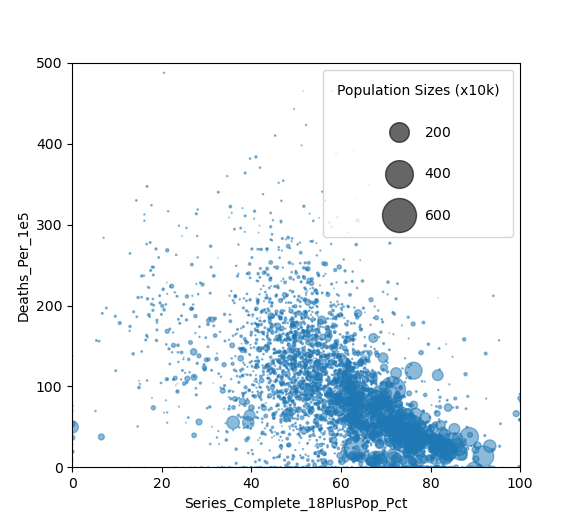

Source code (Python):
import matplotlib.pyplot as plt
import pandas as pd

url = "https://raw.githubusercontent.com/ds5010/spring-2022/main/data/merge.csv"
df = pd.read_csv(url, converters={'FIPS' : str})
df['Deaths_Per_1e5'] = df['Deaths'] / df['Census2019_18PlusPop'] * 1e5

xlabel = 'Series_Complete_18PlusPop_Pct'
ylabel = 'Deaths_Per_1e5'



x = df[xlabel]
y = df[ylabel]
area = df['Census2019_18PlusPop'] / 1e4

fig, ax = plt.subplots()
ax.set_xlabel(xlabel)
ax.set_ylabel(ylabel)
ax.set_xlim(0,100)
ax.set_ylim(0,500)
fig.set_size_inches(8,8)

scatter = ax.scatter(x, y, s=area, alpha=0.5)

# produce a legend with a cross section of sizes from the scatter
handles, labels = scatter.legend_elements(prop="sizes", alpha=0.6, num=4)
ax.legend(handles, labels, loc="upper right", title="Population Sizes (x10k)", labelspacing=2, borderpad=1); # Haven't figured out how to make the numbers from the legend different
plt.show()
